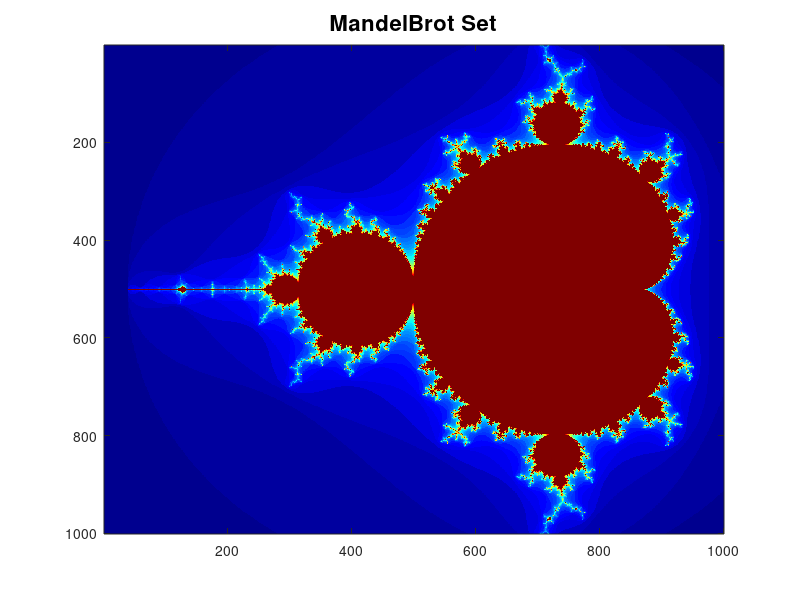

The MATLAB source for this figure:
%Script for plotting the mandelbrot set
%Inspiration to do this from video: https://www.youtube.com/watch?v=NGMRB4O922I
%Constants that can be changed for much more accurate and awesome rendering
MaxSize = 1001;
MaxIterations = 50;

%creating an initial grid on the complex plane
x = linspace(-2.1,0.6,MaxSize);
y = linspace(-1.1,1.1,MaxSize);

[X,Y] = meshgrid(x,y);
%Declaring C as complex version of X and Y
C=complex(X,Y);

%Defining max iteration and maximum, value of Z
Z_max = 1e6;
Z = C;
%The final mesh to plot on
B = zeros(size(X));

%The actual funda, doing the Z^2 +C thing for max iterations
%and filtering out
for k = 1:MaxIterations
    Z = Z.^2 + C;
    B = B+(abs(Z) <2);
end

%Plotting the image using imagesc function
imagesc(B);
colormap(jet);
title('MandelBrot Set','FontSize',16);
